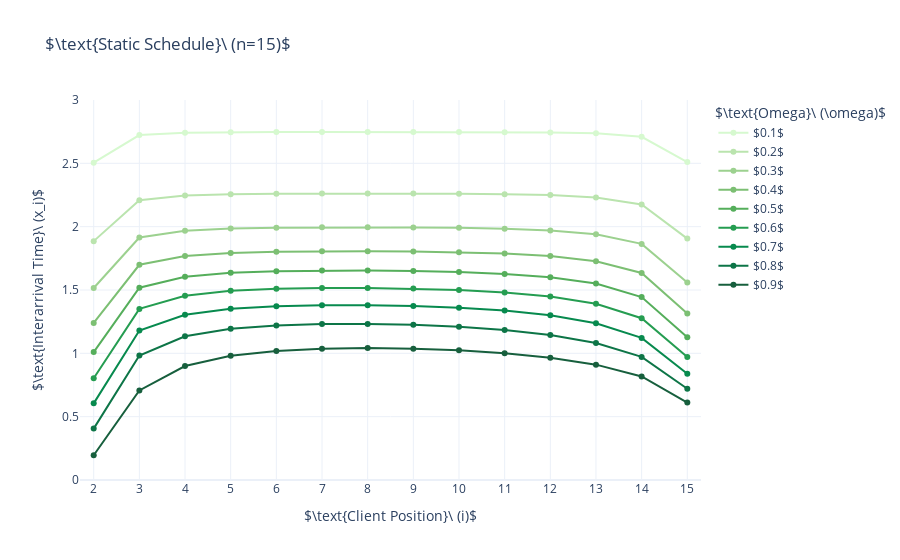

Notebook code for this chart:
### Code cell
palette = cycle(px.colors.sequential.algae)
inter_times = np.diff(optimizations)

fig = go.Figure()

for i in range(9):
    
    omega = 0.1 * (i + 1)
    fig.add_trace(go.Scatter(x=np.arange(2,n+1), y=inter_times[i],
                             name=f'${omega:.1f}$', marker_color=next(palette)))

fig.update_layout(
    template='plotly_white',
    title='$\\text{Static Schedule}\ (n=15)$',
    legend_title='$\\text{Omega}\ (\omega)$', 
    xaxis = {'title': '$\\text{Client Position}\ (i)$', 'range': [1.7, n + 0.3], 'dtick': 1},
    yaxis = {'title': '$\\text{Interarrival Time}\ (x_i)$', 'range': [0,3]}
)

fig.show()

print(f"costs: {[f'{costs[i]:.2f}' for i in range(len(costs))]}")

### Figure 1 — Plotly figure (JSON) as saved in the notebook; plotly's stock layout.template omitted (floating-point values rounded to 4 significant figures)
{"data": [{"marker": {"color": "rgb(214, 249, 207)"}, "name": "$0.1$", "type": "scatter", "x": [2, 3, 4, 5, 6, 7, 8, 9, 10, 11, 12, 13, 14, 15], "y": [2.505, 2.723, 2.742, 2.746, 2.747, 2.747, 2.747, 2.747, 2.747, 2.746, 2.744, 2.737, 2.709, 2.51]}, {"marker": {"color": "rgb(186, 228, 174)"}, "name": "$0.2$", "type": "scatter", "x": [2, 3, 4, 5, 6, 7, 8, 9, 10, 11, 12, 13, 14, 15], "y": [1.886, 2.209, 2.246, 2.256, 2.26, 2.261, 2.261, 2.261, 2.26, 2.256, 2.249, 2.231, 2.176, 1.906]}, {"marker": {"color": "rgb(156, 209, 143)"}, "name": "$0.3$", "type": "scatter", "x": [2, 3, 4, 5, 6, 7, 8, 9, 10, 11, 12, 13, 14, 15], "y": [1.516, 1.915, 1.968, 1.985, 1.992, 1.995, 1.995, 1.994, 1.991, 1.984, 1.97, 1.941, 1.864, 1.559]}, {"marker": {"color": "rgb(124, 191, 115)"}, "name": "$0.4$", "type": "scatter", "x": [2, 3, 4, 5, 6, 7, 8, 9, 10, 11, 12, 13, 14, 15], "y": [1.24, 1.699, 1.769, 1.793, 1.802, 1.806, 1.807, 1.804, 1.799, 1.788, 1.768, 1.728, 1.634, 1.315]}, {"marker": {"color": "rgb(85, 174, 91)"}, "name": "$0.5$", "type": "scatter", "x": [2, 3, 4, 5, 6, 7, 8, 9, 10, 11, 12, 13, 14, 15], "y": [1.01, 1.518, 1.605, 1.635, 1.648, 1.653, 1.654, 1.65, 1.642, 1.627, 1.6, 1.551, 1.444, 1.126]}, {"marker": {"color": "rgb(37, 157, 81)"}, "name": "$0.6$", "type": "scatter", "x": [2, 3, 4, 5, 6, 7, 8, 9, 10, 11, 12, 13, 14, 15], "y": [0.8029, 1.351, 1.455, 1.493, 1.51, 1.516, 1.516, 1.511, 1.5, 1.481, 1.448, 1.391, 1.277, 0.9709]}, {"marker": {"color": "rgb(7, 138, 78)"}, "name": "$0.7$", "type": "scatter", "x": [2, 3, 4, 5, 6, 7, 8, 9, 10, 11, 12, 13, 14, 15], "y": [0.6051, 1.18, 1.305, 1.352, 1.373, 1.381, 1.381, 1.374, 1.36, 1.337, 1.3, 1.238, 1.122, 0.8382]}, {"marker": {"color": "rgb(13, 117, 71)"}, "name": "$0.8$", "type": "scatter", "x": [2, 3, 4, 5, 6, 7, 8, 9, 10, 11, 12, 13, 14, 15], "y": [0.4056, 0.9824, 1.135, 1.194, 1.221, 1.231, 1.232, 1.225, 1.21, 1.184, 1.145, 1.082, 0.9718, 0.7206]}, {"marker": {"color": "rgb(23, 95, 61)"}, "name": "$0.9$", "type": "scatter", "x": [2, 3, 4, 5, 6, 7, 8, 9, 10, 11, 12, 13, 14, 15], "y": [0.1956, 0.7068, 0.9, 0.9802, 1.018, 1.036, 1.041, 1.037, 1.024, 1.001, 0.9658, 0.9107, 0.8177, 0.6116]}], "layout": {"legend": {"title": {"text": "$\\text{Omega}\\ (\\omega)$"}}, "title": {"text": "$\\text{Static Schedule}\\ (n=15)$"}, "xaxis": {"dtick": 1, "range": [1.7, 15.3], "title": {"text": "$\\text{Client Position}\\ (i)$"}}, "yaxis": {"range": [0, 3], "title": {"text": "$\\text{Interarrival Time}\\ (x_i)$"}}}}
